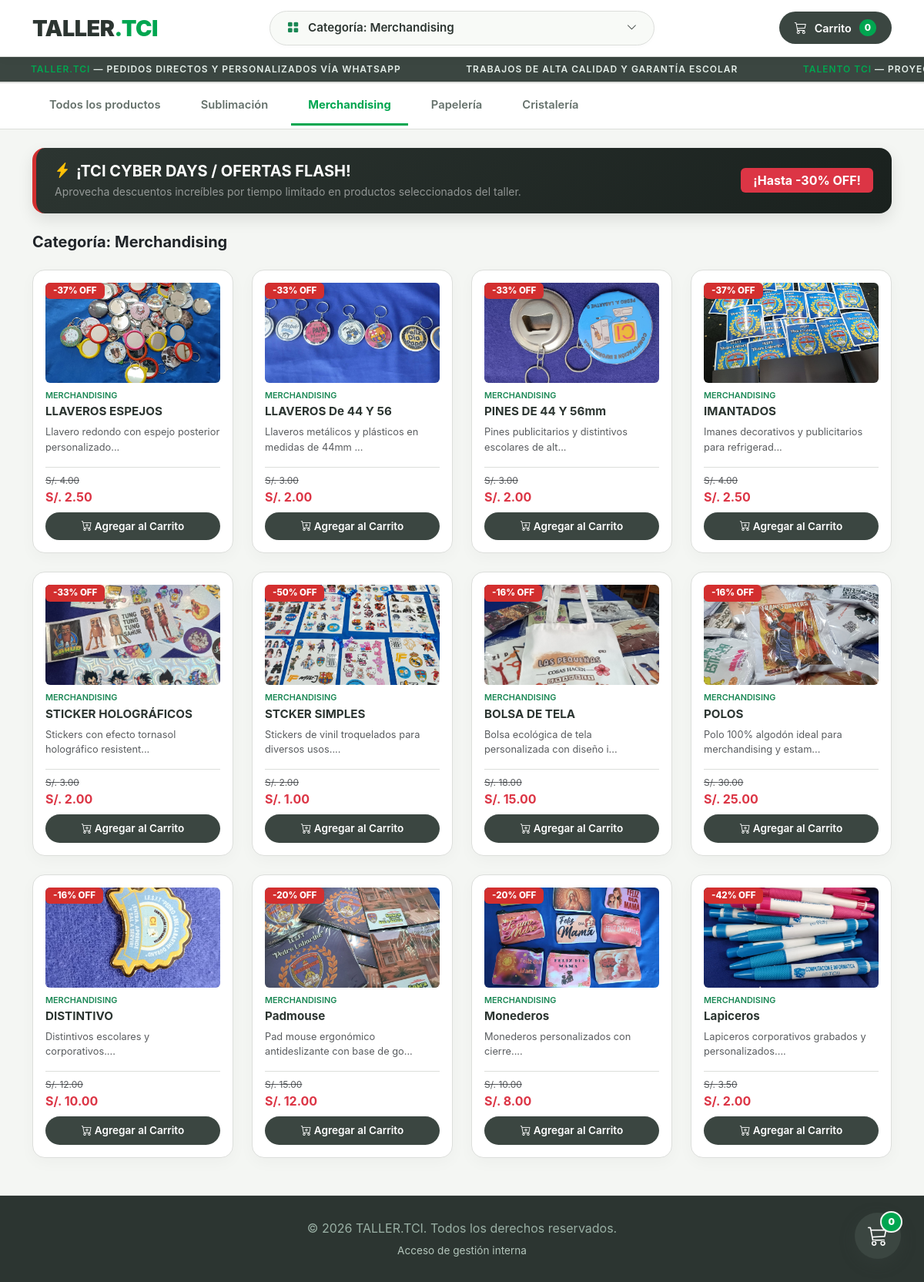
Screenshot of /?categoria=Merchandising with the database file from the repository.
### tables this page shows
CREATE TABLE productos (
            id INTEGER PRIMARY KEY AUTOINCREMENT,
            nombre TEXT NOT NULL,
            categoria TEXT NOT NULL,
            precio_normal REAL NOT NULL,
            precio_oferta REAL,
            descuento INTEGER,
            descripcion TEXT,
            imagen TEXT
        );

### app.py (the view)
@app.route('/')
def index():
    conexion = sqlite3.connect('tienda.db')
    conexion.row_factory = sqlite3.Row
    cursor = conexion.cursor()
    categoria = request.args.get('categoria')
    busqueda = request.args.get('q')
    if busqueda:
        cursor.execute("SELECT * FROM productos WHERE nombre LIKE ? OR descripcion LIKE ?", ('%' + busqueda + '%', '%' + busqueda + '%'))
    elif categoria:
        cursor.execute("SELECT * FROM productos WHERE categoria = ?", (categoria,))
    else:
        cursor.execute("SELECT * FROM productos")
    productos = cursor.fetchall()
    conexion.close()
    return render_template('index.html', productos=productos, categoria_activa=categoria)

### templates/index.html (shortened to what this page needs)
<!DOCTYPE html>
<html lang="es">
<head>
    <link href="https://cdn.jsdelivr.net/npm/bootstrap@5.3.0/dist/css/bootstrap.min.css" rel="stylesheet">
    <link rel="stylesheet" href="https://cdn.jsdelivr.net/npm/bootstrap-icons@1.11.1/font/bootstrap-icons.css">
</head>
<body>
    <header class="top-header">
        <div class="container">
            <div class="row align-items-center g-2">
                <div class="col-6 col-md-3 text-start">
                    <a href="/" class="brand-logo">TALLER<span>.TCI</span></a>
                </div>
                <div class="col-12 col-md-6 order-3 order-md-2">
                    <div class="category-dropdown-container">
                        <button type="button" class="category-select-btn" id="categoryDropdownToggle">
                            <span>
                                <i class="bi bi-grid-fill me-2 text-success"></i>
                                {% if categoria_activa %}Categoría: {{ categoria_activa }}{% else %}Seleccionar Categoría...{% endif %}
                            </span>
                            <i class="bi bi-chevron-down small"></i>
                        </button>
                    </div>
                </div>
                <div class="col-6 col-md-3 text-end order-2 order-md-3">
                    <button class="cart-badge-btn" onclick="openCartModal()">
                        <i class="bi bi-cart3 fs-6"></i>
                        <span>Carrito</span>
                        <span class="cart-count" id="headerCartCount">0</span>
                    </button>
                </div>
            </div>
        </div>
    </header>
    <div class="promo-bar">
        <div class="promo-track">
            <div class="promo-item"><span>TALLER.TCI</span> — Pedidos directos y personalizados vía WhatsApp</div>
            <div class="promo-item">  Trabajos de alta calidad y garantía escolar</div>
            <div class="promo-item"><span>TALENTO TCI</span> — Proyectos y creaciones destacadas del taller</div>
        </div>
    </div>
    <div class="categories-tabs mb-4">
        <div class="container">
            <div class="d-flex gap-2 overflow-auto py-1">
                <a href="/" class="category-tab {% if not categoria_activa and not request.args.get('q') %}active{% endif %}">Todos los productos</a>
                <a href="/?categoria=Sublimacion" class="category-tab {% if categoria_activa == 'Sublimacion' %}active{% endif %}">Sublimación</a>
                <a href="/?categoria=Merchandising" class="category-tab {% if categoria_activa == 'Merchandising' %}active{% endif %}">Merchandising</a>
                <a href="/?categoria=Papeleria" class="category-tab {% if categoria_activa == 'Papeleria' %}active{% endif %}">Papelería</a>
                <a href="/?categoria=Cristaleria" class="category-tab {% if categoria_activa == 'Cristaleria' %}active{% endif %}">Cristalería</a>
            </div>
        </div>
    </div>
    <div class="container mb-5">
        <div class="cyber-banner d-none d-md-flex align-items-center">
            <div>
                <h5 class="fw-bold mb-1"><i class="bi bi-lightning-charge-fill text-warning me-2"></i>¡TCI CYBER DAYS / OFERTAS FLASH!</h5>
                <p class="text-white-50 small mb-0">Aprovecha descuentos increíbles por tiempo limitado en productos seleccionados del taller.</p>
            </div>
            <span class="badge bg-danger fs-6 px-3 py-2 uppercase fw-bold">¡Hasta -30% OFF!</span>
        </div>
        <h4 class="fw-bold mb-4 text-dark fs-5 fs-md-4">
            {% if request.args.get('q') %}
                Resultados de búsqueda para "{{ request.args.get('q') }}"
            {% elif categoria_activa %}
                Categoría: {{ categoria_activa }}
            {% else %}
                Catálogo de Productos - TALLER.TCI
            {% endif %}
        </h4>
        {% if not productos %}
            <div class="alert border text-center p-5 rounded-3 shadow-sm bg-white" style="border-color: var(--border-soft) !important;">
                <h5 class="fw-bold text-secondary">No se encontraron productos.</h5>
                <p class="text-muted small mb-0">Intenta con otro término o categoría.</p>
            </div>
        {% else %}
            <div class="row row-cols-2 row-cols-md-3 row-cols-lg-4 g-3 g-md-4">
                {% for p in productos %}
                <div class="col">
                    {% set precio_actual = p.precio_oferta if p.precio_oferta else p.precio_normal %}
                    {% if p.imagen %}
                        {% if p.imagen.startswith('http') %}
                            {% set img_url = p.imagen %}
                        {% elif p.imagen.startswith('uploads/') %}
                            {% set img_url = url_for('static', filename=p.imagen) %}
                        {% else %}
                            {% set img_url = url_for('static', filename='uploads/' + p.imagen) %}
                        {% endif %}
                    {% else %}
                        {% set img_url = '' %}
                    {% endif %}
                    <div class="card product-card h-100 p-2 p-md-3 d-flex flex-column position-relative">
                        {% if p.descuento %}
                        <span class="badge badge-cyber position-absolute top-0 start-0 m-2 m-md-3 shadow-sm">-{{ p.descuento }}% OFF</span>
                        {% endif %}
                        {% if p.imagen %}
                        <img src="{{ img_url }}" class="card-img-top object-fit-cover rounded mb-2" style="height: 130px; background-color: #eef2ed;" alt="{{ p.nombre }}">
                        {% else %}
                        <img src="https://via.placeholder.com/300x180?text=Sin+Imagen" class="card-img-top rounded mb-2" style="height: 130px;" alt="Sin imagen">
                        {% endif %}
                        <div class="card-body d-flex flex-column p-0 flex-grow-1">
                            <span class="text-success small text-uppercase fw-semibold" style="font-size: 0.68rem;">{{ p.categoria }}</span>
                            <h6 class="mt-1 product-title text-truncate">{{ p.nombre }}</h6>
                            <p class="text-muted small flex-grow-1 d-none d-sm-block" style="font-size: 0.8rem;">{{ p.descripcion[:50] if p.descripcion else '' }}...</p>
                            <div class="pt-2 border-top mt-auto" style="border-color: var(--border-soft) !important;">
                                {% if p.precio_oferta %}
                                    <div class="text-decoration-line-through text-muted" style="font-size: 0.75rem;">S/. {{ "%.2f"|format(p.precio_normal) }}</div>
                                    <div class="fw-bold text-danger fs-6 fs-md-5">S/. {{ "%.2f"|format(p.precio_oferta) }}</div>
                                {% else %}
                                    <div class="fw-bold fs-6 fs-md-5 text-dark">S/. {{ "%.2f"|format(p.precio_normal) }}</div>
                                {% endif %}
                                <button type="button"
                                        class="btn btn-add-cart w-100 mt-2 btn-agregar"
                                        data-nombre="{{ p.nombre }}"
                                        data-precio="{{ '%.2f'|format(precio_actual) }}"
                                        data-imagen="{{ img_url }}">
                                    <i class="bi bi-cart-plus"></i> <span class="d-none d-sm-inline">Agregar al Carrito</span><span class="d-inline d-sm-none">Agregar</span>
                                </button>
                            </div>
                        </div>
                    </div>
                </div>
                {% endfor %}
            </div>
        {% endif %}
    </div>
    <button class="float-cart" onclick="openCartModal()" title="Ver Carrito de Compras">
        <i class="bi bi-cart3"></i>
        <span class="float-cart-count" id="floatCartCount">0</span>
    </button>
    <footer class="footer-dark text-center">
        <div class="container">
            <p class="mb-1">&copy; 2026 TALLER.TCI. Todos los derechos reservados.</p>
            <a href="/admin">Acceso de gestión interna</a>
        </div>
    </footer>
</body>
</html>

### templates/index.html (style rules this page uses)
:root { --brand-green: #00a650; --whatsapp-green: #25d366; --facebook-blue: #1877f2; --soft-bg: #f4f6f3; --card-bg: #ffffff; --card-hover: #f9fbf9; --border-soft: #dcdedb; --text-main: #2c3531; --text-muted: #65716b; --sale-red: #d32f2f; }
body { background-color: var(--soft-bg); font-family: 'Inter', -apple-system, BlinkMacSystemFont, "Segoe UI", Roboto, sans-serif; color: var(--text-main); }
.top-header { position: sticky; top: 0; z-index: 1030; background-color: #ffffff; backdrop-filter: blur(10px); border-bottom: 1px solid var(--border-soft); padding: 14px 0; box-shadow: 0 2px 12px rgba(0, 0, 0, 0.04); }
.brand-logo { font-size: 1.8rem; font-weight: 900; color: var(--text-main); text-decoration: none; letter-spacing: -0.5px; text-transform: uppercase; }
.brand-logo span { color: var(--brand-green); }
.category-dropdown-container { position: relative; max-width: 500px; margin: 0 auto; }
.category-select-btn { width: 100%; background-color: #f8faf7; border: 1px solid var(--border-soft); border-radius: 50px; padding: 10px 22px; font-size: 0.95rem; font-weight: 600; color: var(--text-main); text-align: left; display: flex; justify-content: space-between; align-items: center; cursor: pointer; box-shadow: 0 2px 5px rgba(0,0,0,0.02); transition: border-color 0.2s; }
.cart-badge-btn { display: inline-flex; align-items: center; gap: 10px; background-color: #3b4641; padding: 9px 20px; border-radius: 50px; font-weight: 600; font-size: 0.9rem; color: #ffffff; border: none; cursor: pointer; transition: all 0.2s ease; }
.cart-count { background-color: var(--brand-green); color: #ffffff; font-weight: 800; border-radius: 50%; padding: 2px 7px; font-size: 0.75rem; }
.promo-bar { background-color: #3b4641; color: #e4eee9; font-size: 0.75rem; text-transform: uppercase; letter-spacing: 1px; padding: 7px 0; overflow: hidden; white-space: nowrap; border-bottom: 1px solid var(--border-soft); }
.promo-track { display: inline-block; white-space: nowrap; animation: scrollPromo 30s linear infinite; }
.promo-item { display: inline-block; padding: 0 40px; font-weight: 600; }
.promo-item span { color: var(--brand-green); }
.cyber-banner { background: linear-gradient(135deg, #2c3531 0%, #1a211e 100%); color: #ffffff; border-radius: 16px; padding: 18px 24px; margin-bottom: 25px; display: flex; align-items: center; justify-content: space-between; box-shadow: 0 8px 20px rgba(0,0,0,0.1); border-left: 5px solid var(--sale-red); }
.categories-tabs { background-color: #ffffff; border-top: 1px solid var(--border-soft); border-bottom: 1px solid var(--border-soft); position: sticky; top: 73px; z-index: 1020; }
.category-tab { padding: 13px 22px; color: var(--text-muted); font-weight: 600; text-decoration: none; border-bottom: 3px solid transparent; font-size: 0.92rem; display: inline-block; white-space: nowrap; transition: color 0.2s; }
.category-tab.active { color: var(--brand-green); border-bottom-color: var(--brand-green); font-weight: 700; }
.product-card { background-color: var(--card-bg); border: 1px solid var(--border-soft); border-radius: 16px; box-shadow: 0 6px 20px rgba(0, 0, 0, 0.03); transition: all 0.2s ease; }
.product-title { text-transform: capitalize; color: var(--text-main); font-weight: 700; font-size: 0.95rem; }
.badge-cyber { background-color: var(--sale-red); color: white; font-weight: 800; font-size: 0.72rem; padding: 5px 10px; border-radius: 6px; box-shadow: 0 2px 6px rgba(211, 47, 47, 0.3); }
.btn-add-cart { background-color: #3b4641; color: white; font-weight: 600; border-radius: 50px; border: none; padding: 8px; font-size: 0.85rem; transition: background 0.2s; }
.float-cart { position: fixed; width: 60px; height: 60px; bottom: 30px; right: 30px; background-color: #3b4641; color: #fff; border-radius: 50px; text-align: center; font-size: 26px; box-shadow: 0 6px 20px rgba(59, 70, 65, 0.3); z-index: 1050; display: flex; align-items: center; justify-content: center; border: none; cursor: pointer; transition: transform 0.2s; }
.float-cart-count { position: absolute; top: -2px; right: -2px; background-color: var(--brand-green); color: white; font-size: 0.75rem; font-weight: 900; border-radius: 50%; padding: 3px 8px; border: 2px solid var(--soft-bg); }
.footer-dark { background-color: #2c3531; color: #9ab0a5; padding: 30px 0; border-top: 1px solid var(--border-soft); }
.footer-dark a { color: #b5c7bd; text-decoration: none; font-size: 0.85rem; transition: color 0.2s; }

### rows the page displays
productos: descuento "37", shows a picture, categoria "MERCHANDISING", nombre "LLAVEROS ESPEJOS", descripcion "Llavero redondo con espejo posterior personalizado", precio_normal "4.00", precio_oferta "2.50"
productos: descuento "33", shows a picture, categoria "MERCHANDISING", nombre "LLAVEROS De 44 Y 56", descripcion "Llaveros metálicos y plásticos en medidas de 44mm", precio_normal "3.00", precio_oferta "2.00"
productos: descuento "33", shows a picture, categoria "MERCHANDISING", nombre "PINES DE 44 Y 56mm", descripcion "Pines publicitarios y distintivos escolares de alt", precio_normal "3.00", precio_oferta "2.00"
productos: descuento "37", shows a picture, categoria "MERCHANDISING", nombre "IMANTADOS", descripcion "Imanes decorativos y publicitarios para refrigerad", precio_normal "4.00", precio_oferta "2.50"
productos: descuento "33", shows a picture, categoria "MERCHANDISING", nombre "STICKER HOLOGRÁFICOS", descripcion "Stickers con efecto tornasol holográfico resistent", precio_normal "3.00", precio_oferta "2.00"
productos: descuento "50", shows a picture, categoria "MERCHANDISING", nombre "STCKER SIMPLES", descripcion "Stickers de vinil troquelados para diversos usos.", precio_normal "2.00", precio_oferta "1.00"
productos: descuento "16", shows a picture, categoria "MERCHANDISING", nombre "BOLSA DE TELA", descripcion "Bolsa ecológica de tela personalizada con diseño i", precio_normal "18.00", precio_oferta "15.00"
productos: descuento "16", shows a picture, categoria "MERCHANDISING", nombre "POLOS", descripcion "Polo 100% algodón ideal para merchandising y estam", precio_normal "30.00", precio_oferta "25.00"
productos: descuento "16", shows a picture, categoria "MERCHANDISING", nombre "DISTINTIVO", descripcion "Distintivos escolares y corporativos.", precio_normal "12.00", precio_oferta "10.00"
productos: descuento "20", shows a picture, categoria "MERCHANDISING", nombre "Padmouse", descripcion "Pad mouse ergonómico antideslizante con base de go", precio_normal "15.00", precio_oferta "12.00"
productos: descuento "20", shows a picture, categoria "MERCHANDISING", nombre "Monederos", descripcion "Monederos personalizados con cierre.", precio_normal "10.00", precio_oferta "8.00"
productos: descuento "42", shows a picture, categoria "MERCHANDISING", nombre "Lapiceros", descripcion "Lapiceros corporativos grabados y personalizados.", precio_normal "3.50", precio_oferta "2.00"

### other values shown
{{ categoria_activa }} "Merchandising"
